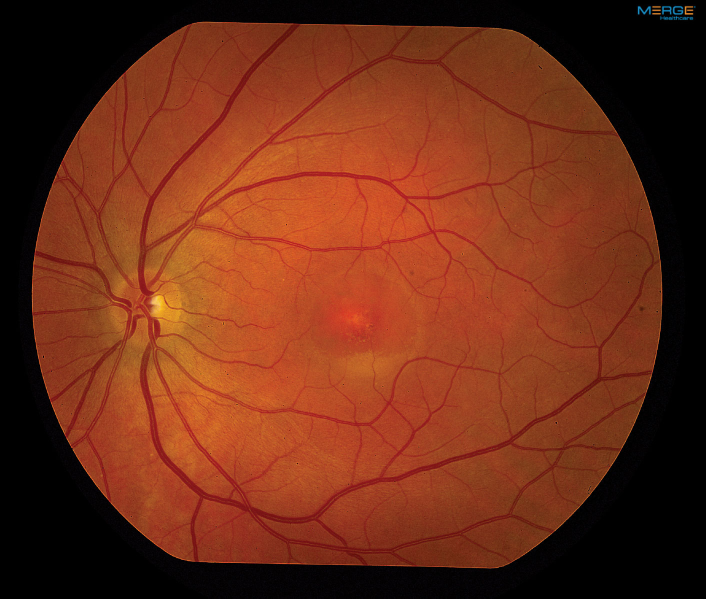
#> input picture ri.jpg, 1412 x 1197 px (shown at 1/2 size)
$ python code.py
#> lines starting #> are read from the running program, lines starting #| are printed output that depends on the picture; after the words box and inside, x2 and y2 are one past the last pixel; in counts of white or black regions, pixels touching at a corner belong together
import cv2
import numpy as np
# Reading in and displaying our image
img = cv2.imread('ri.jpg', cv2.IMREAD_UNCHANGED)
#> img is the input picture: shape (1197, 1412, 3); mean B, G, R 23.2, 46.1, 109.8

print('Original Dimensions : ', img.shape)
#| Original Dimensions :  (1197, 1412, 3)

scale_percent = 40  # percent of original size
width = int(img.shape[1] * scale_percent / 100)
#> width = 564
height = int(img.shape[0] * scale_percent / 100)
#> height = 478
dim = (width, height)
#> dim = (564, 478)

resized = cv2.resize(img, dim, interpolation=cv2.INTER_AREA)

# cv2.imshow('Original',resized)

#green channel - to improve the contrast and smooth look
green_channel =resized[:,:,1]
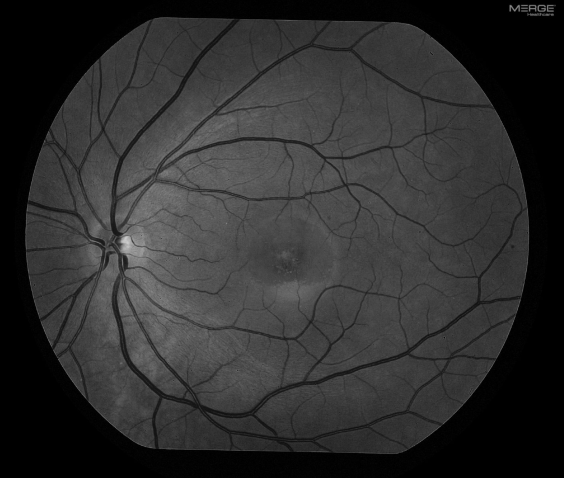
#> green_channel: shape (478, 564); min 0, max 204, mean 46.1
cv2.imshow('green channel',green_channel)

#median filtering
kernel = np.ones((3,3),np.float32)/9
smooth = cv2.filter2D(green_channel,-1,kernel)
cv2.imshow('After smooothing',smooth)


# #dilation
# dilation = cv2.dilate(green_channel,kernel,iterations = 1)
# cv2.imshow('After dilation',dilation)


# top hat image -opening
tophat = cv2.morphologyEx(green_channel, cv2.MORPH_TOPHAT, kernel)
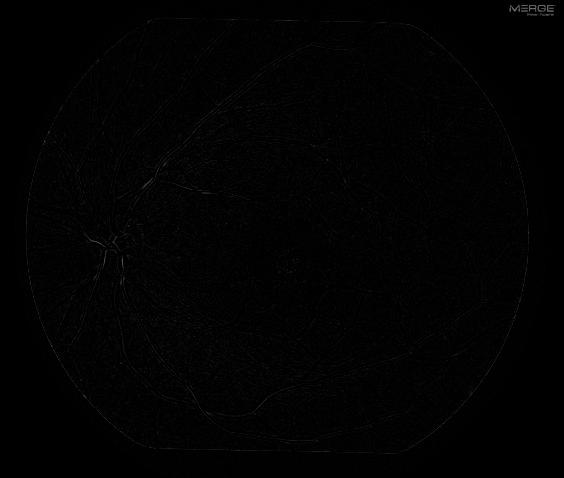
#> tophat: shape (478, 564); min 0, max 123, mean 1.8
cv2.imshow('After tophat',tophat)
# black hat image-closing
blackhat = cv2.morphologyEx(green_channel, cv2.MORPH_BLACKHAT, kernel)
cv2.imshow('After blackhat',blackhat)


cbt = (blackhat+tophat)*3
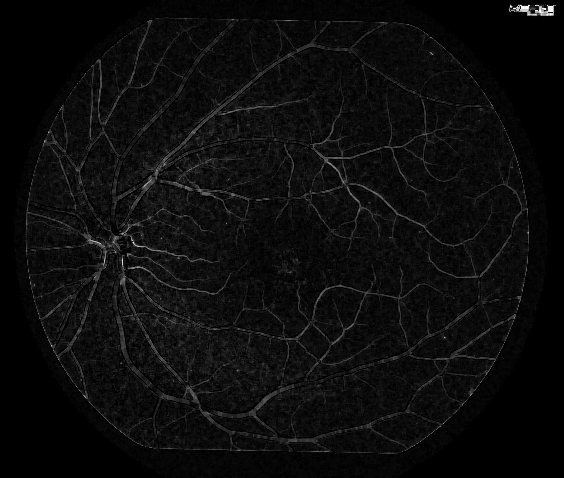
#> cbt: shape (478, 564); min 0, max 255, mean 12

tophat = cv2.morphologyEx(smooth, cv2.MORPH_TOPHAT, kernel)
blackhat = cv2.morphologyEx(smooth, cv2.MORPH_BLACKHAT, kernel)
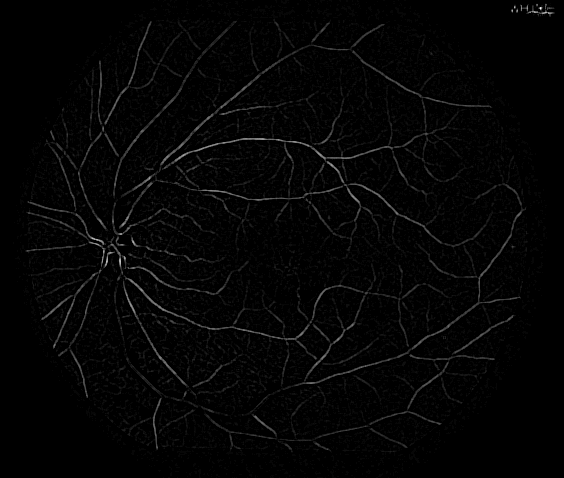
#> blackhat: shape (478, 564); min 0, max 34, mean 0.6; drawn with min black and max white

i = (blackhat+tophat)*10
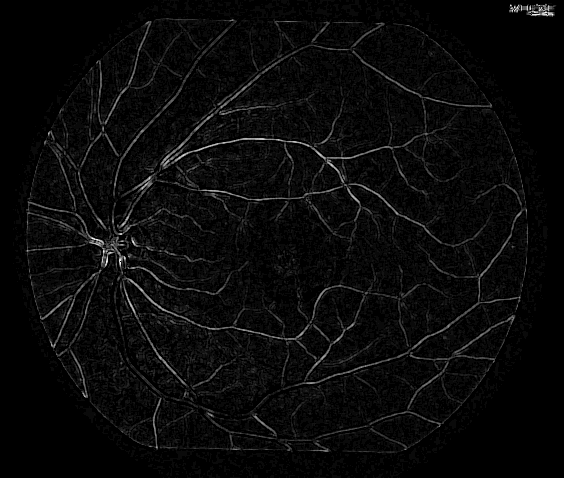
#> i: shape (478, 564); min 0, max 250, mean 9.7

cv2.imshow("combination of black hat and top hat", cbt)
cv2.imshow("combination of black hat and top hat with smooth", i)
# cv2.imshow("i",i)


retval, threshold = cv2.threshold(green_channel, 60, 255, cv2.THRESH_BINARY)
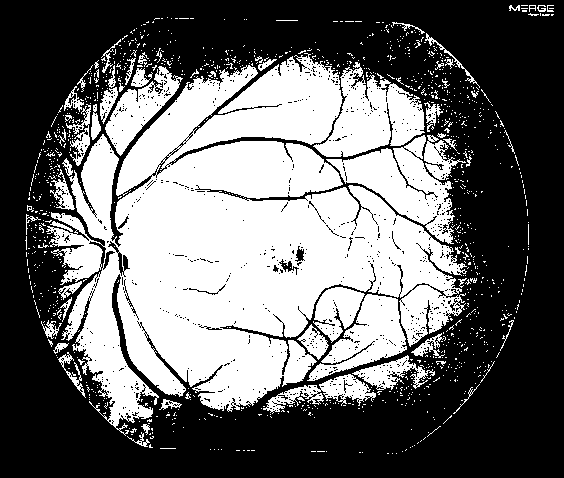
#> threshold: shape (478, 564); 41.5% white; 1164 white regions (1096 under 20 px), largest, box (x1, y1, x2, y2) and area: (46, 53, 467, 436) 80853, (313, 62, 425, 157) 5477, (326, 135, 455, 244) 5468
cv2.imshow('threshold',threshold)


th = cv2.adaptiveThreshold(smooth, 255, cv2.ADAPTIVE_THRESH_GAUSSIAN_C, cv2.THRESH_BINARY, 115, 1)
#> th: shape (478, 564); 60.6% white; 483 black regions (445 under 20 px), largest, box (x1, y1, x2, y2) and area: (0, 0, 564, 478) 102624, (33, 244, 86, 255) 232, (354, 375, 386, 402) 129
cv2.imshow('Adaptive threshold(gaussian) with smooth',th)

th = cv2.adaptiveThreshold(green_channel, 255, cv2.ADAPTIVE_THRESH_GAUSSIAN_C, cv2.THRESH_BINARY, 115, 1)
#> th: shape (478, 564); 59.5% white; 2659 black regions (2612 under 20 px), largest, box (x1, y1, x2, y2) and area: (0, 0, 564, 478) 100918, (30, 242, 87, 256) 233, (219, 55, 250, 82) 207
cv2.imshow('Adaptive threshold(gaussian) no smooth',th)

th = cv2.adaptiveThreshold(smooth, 255, cv2.ADAPTIVE_THRESH_MEAN_C, cv2.THRESH_BINARY, 115, 1)
#> th: shape (478, 564); 57.5% white; 269 black regions (244 under 20 px), largest, box (x1, y1, x2, y2) and area: (0, 0, 564, 478) 112679, (48, 244, 86, 250) 89, (363, 71, 369, 100) 81
cv2.imshow('Adaptive threshold(mean) with smooth',th)

th = cv2.adaptiveThreshold(green_channel, 255, cv2.ADAPTIVE_THRESH_MEAN_C, cv2.THRESH_BINARY, 115, 1)
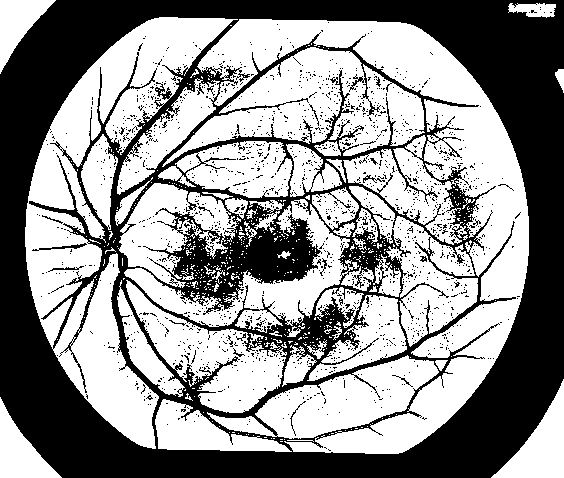
#> th: shape (478, 564); 57.1% white; 1655 black regions (1634 under 20 px), largest, box (x1, y1, x2, y2) and area: (0, 0, 564, 478) 111288, (32, 243, 87, 251) 124, (48, 266, 84, 272) 66
cv2.imshow('Adaptive threshold(mean) no smooth',th)
# gray = cv2.cvtColor(resized,cv2.COLOR_BGR2GRAY)
# retval2,threshold2 = cv2.threshold(green_channel,220,255,cv2.THRESH_BINARY+cv2.THRESH_OTSU)
# cv2.imshow('Otsu threshold',threshold2)


cv2.waitKey(0)
cv2.destroyAllWindows()
